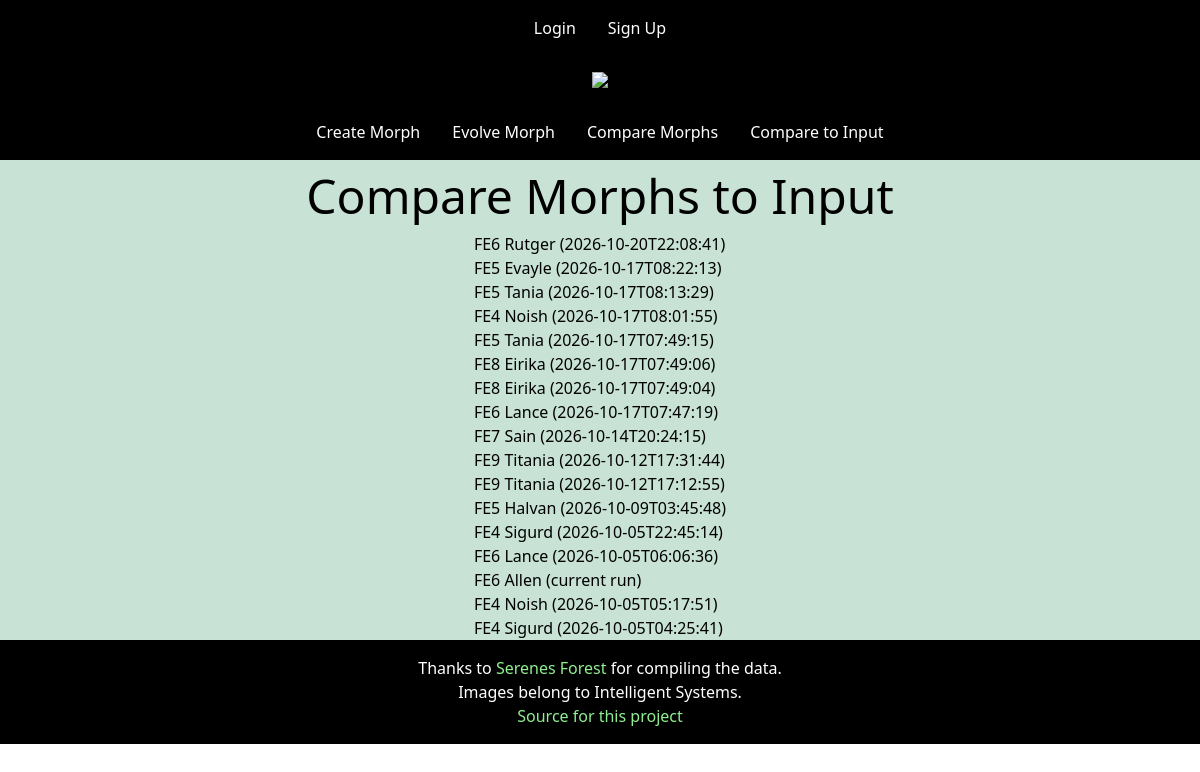
/morphs/compare_to_input/, run on an earlier commit of the app's database.
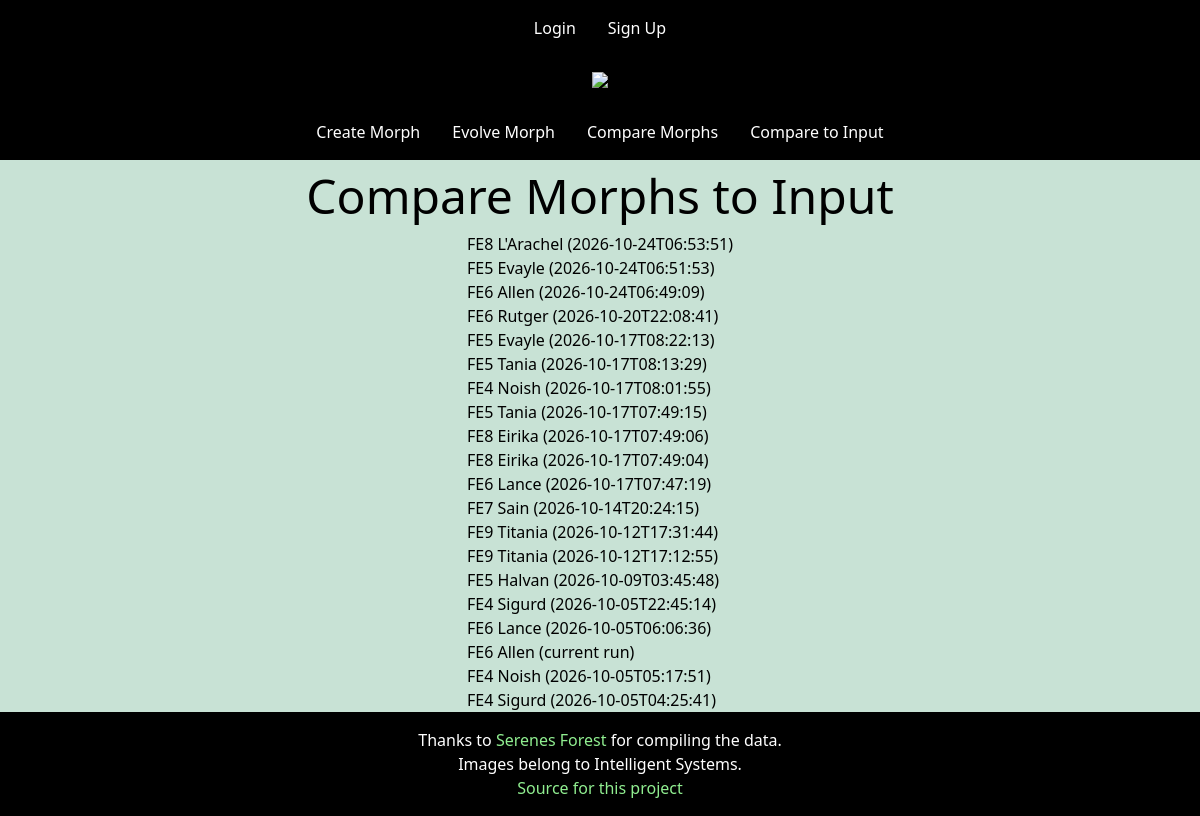
And on a later commit of the database.
### dracogate/models.py (models this page shows, shortened)
class VirtualMorph(models.Model):
    owner = models.ForeignKey(
        to=User,
        null=True,
        on_delete=models.CASCADE,
    )
    name = models.CharField(
        default=vmorph_name_generator,
        max_length=32,
    )
    creation_date = models.DateTimeField(
        auto_now_add=True,
    )
    game_no = models.PositiveSmallIntegerField(
    )
    unit = models.CharField(
    )
    init_options = models.JSONField(
        default=dict,
    )
    history = models.JSONField(
        default=list,
    )
    stats = models.JSONField(
        default=dict,
    )
    class Meta:
        unique_together = ["owner", "name"]

### dracogate/views.py (the view)
# urls.py: path("compare_to_input/", views.CompareMorphsToInputView.as_view(), name="compare_morphs_to_input"),
class CompareMorphsToInputView(ListView):
    model = VirtualMorph
    template_name = "dracogate/compare_morphs_to_input.html"
    def get_queryset(self, **kwds):
        user = (None if self.request.user.is_authenticated is False else self.request.user)
        queryset = self.model.objects.filter(owner=user).order_by("-creation_date")
        return queryset

### dracogate/templates/dracogate/compare_morphs_to_input.html
{% extends "_base.html" %}
{% block main %}
<article id="compare_morphs_to_input">
  <h1>Compare Morphs to Input</h1>
  <ul>
    {% for virtualmorph in virtualmorph_list %}
    <li>
      <a href="{% url 'dracogate:compare_morph_to_input' virtualmorph.id %}">
        FE{{virtualmorph.game_no}} {{virtualmorph.unit}} ({{ virtualmorph.name }})
      </a>
    </li>
    {% endfor %}
  </ul>
</article>
{% endblock %}

What changed in the data, as far as the page shows it:
added VirtualMorph: game_no "8", unit "L'Arachel", name "2026-10-24T06:53:51"
added VirtualMorph: game_no "5", unit "Evayle", name "2026-10-24T06:51:53"
added VirtualMorph: game_no "6", unit "Allen", name "2026-10-24T06:49:09"
